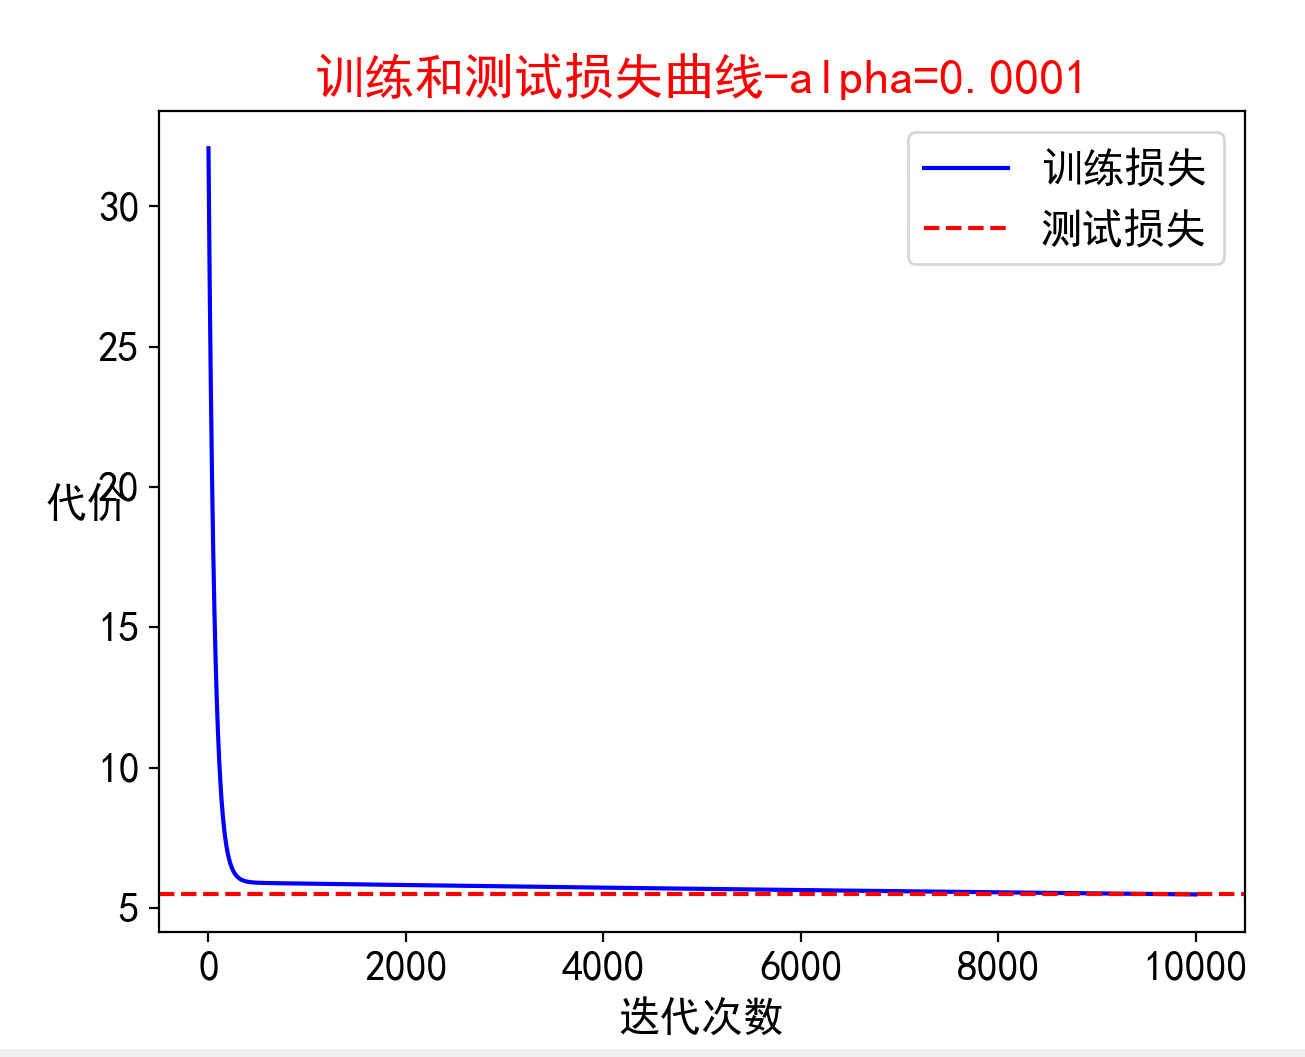

Python code for this plot:

import numpy as np
import pandas as pd
import matplotlib.pyplot as plt
from sklearn.preprocessing import MinMaxScaler
from matplotlib import rcParams  ## run command settings for plotting

config = {
    "mathtext.fontset":'stix',
    "font.family":'serif',
    "font.serif": ['SimHei'],
    "font.size": 10,   # 字号，大家自行调节
    'axes.unicode_minus': False # 处理负号，即-号
}
rcParams.update(config)  ## 设置画图的一些参数
path = 'C:/Users/14774/Downloads/regress_data1.csv'  # 注意斜杠的格式
data = pd.read_csv(path)

cols = data.shape[1]
X_data = data.iloc[:, :cols-1]
y_data = data.iloc[:, cols-1:]

X_data.insert(0, 'Ones', 1)

X = X_data.values
Y = y_data.values

def computeCost(X, Y, W):
    Y_hat = np.dot(X, W)
    loss = np.sum((Y_hat - Y)**2) / (2*X.shape[0])
    return loss

def gradientDescent(X, Y, W, alpha):
    num_train = X.shape[0]
    Y_hat = np.dot(X, W)
    dW = X.T @ (Y_hat - Y) / X.shape[0]
    W += -alpha * dW
    return W

def linearRegression(X, Y, alpha, iters):
    loss_his = []
    feature_dim = X.shape[1]
    W = np.zeros((feature_dim, 1))
    for i in range(iters):
        loss = computeCost(X, Y, W)
        loss_his.append(loss)
        W = gradientDescent(X, Y, W, alpha)
    return loss_his, W

alpha = 0.0001
iters = 10000
loss_train, W = linearRegression(X, Y, alpha, iters)

# Now let's calculate the test loss
X_test = X_data.values
Y_test = y_data.values
test_loss = computeCost(X_test, Y_test, W)

fig, ax = plt.subplots(figsize=(6, 4))
ax.plot(range(len(loss_train)), loss_train, 'b', label='训练损失')
ax.axhline(y=test_loss, color='r', linestyle='--', label='测试损失')
ax.set_xlabel('迭代次数')
ax.set_ylabel('代价', rotation=0)
ax.set_title('训练和测试损失曲线-alpha=0.0001',color='red')
plt.legend()
plt.show()
